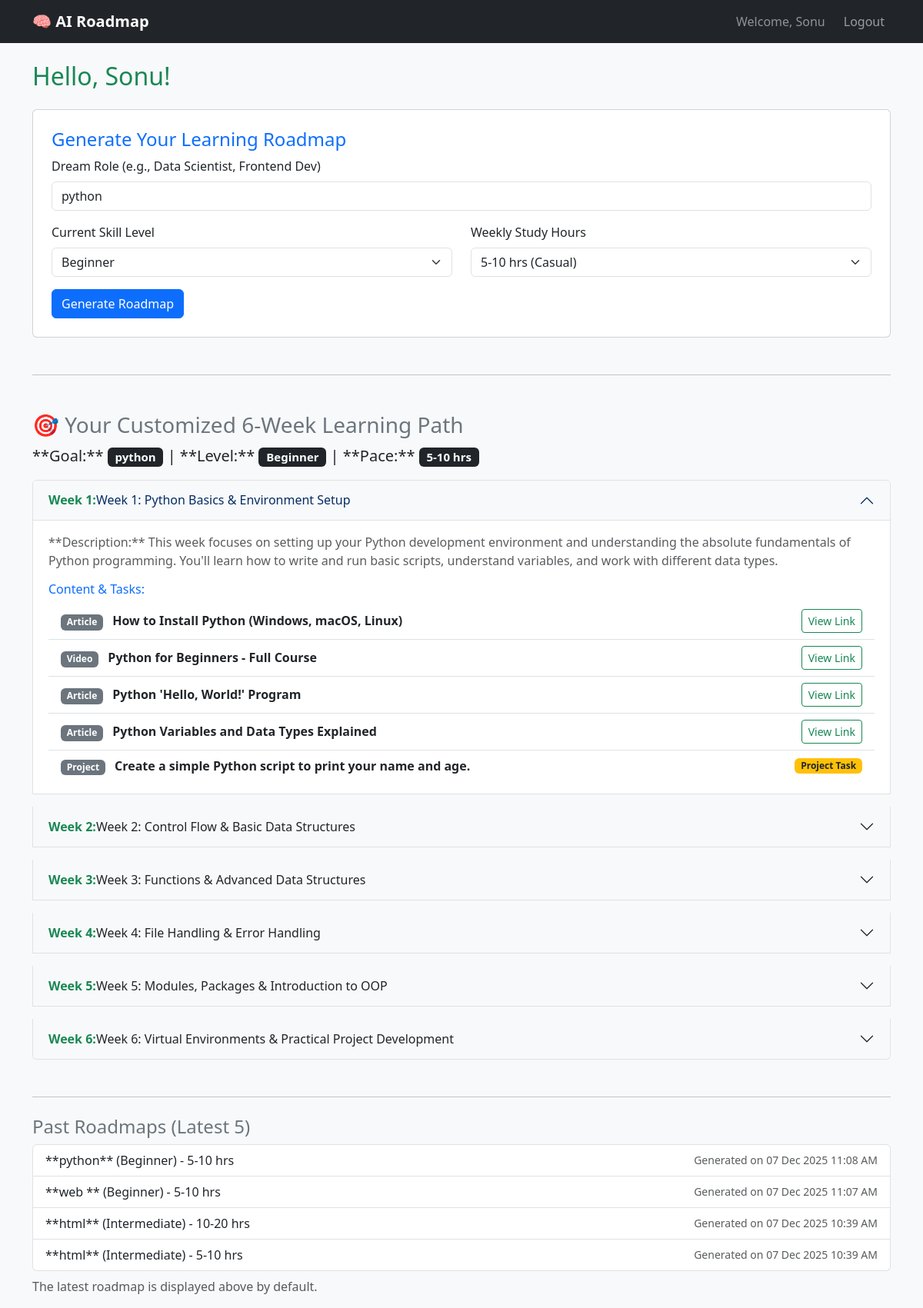
The page /dashboard (signed in) on the database its author committed.
### app.py (models this page shows)
class LearningPath(db.Model):
    id = db.Column(db.Integer, primary_key=True)
    user_id = db.Column(db.Integer, db.ForeignKey("user.id"), nullable=False)
    created_at = db.Column(db.DateTime, default=datetime.utcnow)
    level = db.Column(db.String(50), nullable=False)
    dream_role = db.Column(db.String(150), nullable=False)
    weekly_hours = db.Column(db.String(50), nullable=False)
    roadmap_json = db.Column(db.Text, nullable=False)

### app.py (the view, shortened to what this page needs)
@app.route("/dashboard", methods=["GET", "POST"])
@login_required
def dashboard():
    user_name = session.get("user_name", "User")
    roadmap = None
    level = dream_role = weekly_hours = ""
    history = LearningPath.query.filter_by(user_id=session["user_id"]).order_by(
        LearningPath.created_at.desc()
    ).limit(5).all()
    if not roadmap and history:
        latest = history[0]
        roadmap = json.loads(latest.roadmap_json)
        level = latest.level
        dream_role = latest.dream_role
        weekly_hours = latest.weekly_hours
    return render_template(
        "dashboard.html",
        user_name=user_name,
        roadmap=roadmap,
        history=history,
        level=level,
        dream_role=dream_role,
        weekly_hours=weekly_hours
    )

### app.py (called while the page is built)
def login_required(view_func):
    @wraps(view_func)
    def wrapper(*args, **kwargs):
        if "user_id" not in session:
            flash("Please login first.", "error")
            return redirect(url_for("login"))
        return view_func(*args, **kwargs)
    return wrapper

### templates/dashboard.html (shortened to what this page needs)
{% extends "base.html" %}
{% block content %}
<div class="container mt-4">
    <h2 class="mb-4 text-success">Hello, {{ user_name }}! </h2>
    <div class="card p-4 mb-5 card-shadow">
        <h4 class="card-title text-primary">Generate Your Learning Roadmap</h4>
        <form method="POST" action="{{ url_for('dashboard') }}">
            <div class="mb-3">
                <label for="dream_role" class="form-label">Dream Role (e.g., Data Scientist, Frontend Dev)</label>
                <input type="text" class="form-control" id="dream_role" name="dream_role" value="{{ dream_role or '' }}" required>
            </div>
            <div class="row">
                <div class="col-md-6 mb-3">
                    <label for="level" class="form-label">Current Skill Level</label>
                    <select class="form-select" id="level" name="level" required>
                        <option value="Beginner" {% if level == 'Beginner' %}selected{% endif %}>Beginner</option>
                    </select>
                </div>
                <div class="col-md-6 mb-3">
                    <label for="weekly_hours" class="form-label">Weekly Study Hours</label>
                    <select class="form-select" id="weekly_hours" name="weekly_hours" required>
                        <option value="5-10 hrs" {% if weekly_hours == '5-10 hrs' %}selected{% endif %}>5-10 hrs (Casual)</option>
                    </select>
                </div>
            </div>
            <button type="submit" class="btn btn-primary">Generate Roadmap </button>
        </form>
    </div>
    {% if roadmap %}
    <hr class="mb-5">
    <div id="roadmap-output">
        <h3 class="text-secondary">🎯 Your Customized 6-Week Learning Path</h3>
        <p class="lead">
            **Goal:** <span class="badge bg-dark">{{ dream_role }}</span> |
            **Level:** <span class="badge bg-dark">{{ level }}</span> |
            **Pace:** <span class="badge bg-dark">{{ weekly_hours }}</span>
        </p>
        <div class="accordion" id="roadmapAccordion">
            {% for week_data in roadmap %}
            <div class="accordion-item card-shadow mb-3">
                <h2 class="accordion-header" id="heading{{ loop.index }}">
                    <button class="accordion-button {% if loop.index != 1 %}collapsed{% endif %} bg-light" type="button" data-bs-toggle="collapse" data-bs-target="#collapse{{ loop.index }}" aria-expanded="{% if loop.index == 1 %}true{% else %}false{% endif %}" aria-controls="collapse{{ loop.index }}">
                        <strong class="text-success">Week {{ loop.index }}:</strong> {{ week_data.title }}
                    </button>
                </h2>
                <div id="collapse{{ loop.index }}" class="accordion-collapse collapse {% if loop.index == 1 %}show{% endif %}" aria-labelledby="heading{{ loop.index }}" data-bs-parent="#roadmapAccordion">
                    <div class="accordion-body">
                        <p class="card-text text-muted">**Description:** {{ week_data.description }}</p>
                        <h6 class="mt-3 text-primary">Content & Tasks:</h6>
                        <ul class="list-group list-group-flush">
                            {% for item in week_data.content %}
                            <li class="list-group-item d-flex justify-content-between align-items-center">
                                <div class="me-auto">
                                    <span class="badge bg-secondary me-2">{{ item.type }}</span>
                                    <span class="fw-bold">{{ item.title }}</span>
                                </div>
                                {% if item.url %}
                                <a href="{{ item.url }}" target="_blank" class="btn btn-sm btn-outline-success">View Link</a>
                                {% else %}
                                <span class="badge bg-warning text-dark">Project Task</span>
                                {% endif %}
                            </li>
                            {% endfor %}
                        </ul>
                    </div>
                </div>
            </div>
            {% endfor %}
        </div>
    </div>
    {% endif %}
    {% if history %}
    <hr class="mt-5">
    <div class="mt-4">
        <h4 class="text-secondary">Past Roadmaps (Latest 5)</h4>
        <ul class="list-group">
            {% for item in history %}
            <li class="list-group-item d-flex justify-content-between align-items-center">
                <span>**{{ item.dream_role }}** ({{ item.level }}) - {{ item.weekly_hours }}</span>
                <small class="text-muted">Generated on {{ item.created_at.strftime('%d %b %Y %I:%M %p') }}</small>
            </li>
            {% endfor %}
        </ul>
        <p class="text-muted mt-2">The latest roadmap is displayed above by default.</p>
    </div>
    {% endif %}
</div>
{% endblock %}

### templates/base.html (style rules this page uses)
body { background-color: #f8f9fa; }

### rows shown on the page
LearningPath: dream_role "python", level "Beginner", weekly_hours "5-10 hrs (Casual)", weekly_hours "5-10 hrs", created_at "07 Dec 2025 11:08 AM"
LearningPath: dream_role "web", level "Beginner", weekly_hours "5-10 hrs", created_at "07 Dec 2025 11:07 AM"
LearningPath: dream_role "html", level "Intermediate", weekly_hours "10-20 hrs", created_at "07 Dec 2025 10:39 AM"
LearningPath: dream_role "html", level "Intermediate", weekly_hours "5-10 hrs", created_at "07 Dec 2025 10:39 AM"

### other values the page prints
{{ session.user_name }} "Sonu"
{{ user_name }} "Sonu"
{{ week_data.title }} "Week 1: Python Basics & Environment Setup" "Week 2: Control Flow & Basic Data Structures" "Week 3: Functions & Advanced Data Structures" "Week 4: File Handling & Error Handling" "Week 5: Modules, Packages & Introduction to OOP" "Week 6: Virtual Environments & Practical Project Development"
{{ item.type }} "Article" "Video" "Article" "Article" "Project"
{{ item.title }} "How to Install Python (Windows, macOS, Linux)" "Python for Beginners - Full Course" "Python 'Hello, World!' Program" "Python Variables and Data Types Explained" "Create a simple Python script to print your name and age."
